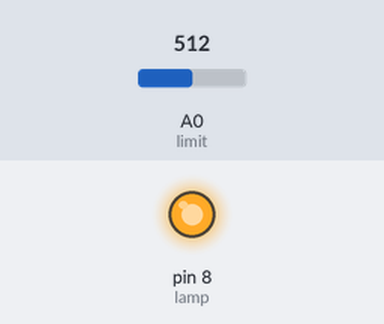
This sketch was run on a simulated Arduino Uno, built with avr-gcc and run on an emulated ATmega328P. Parts: output pins drawn as LEDs (lit = HIGH). The inputs (shaded band) are chosen by the test bench; at power-on: A0 (limit) = 512. What the sketch prints to the serial monitor is not drawn.

Above: at 1.2 s.
1.3 s: A0 (limit) set to 318
3.3 s: A0 (limit) set to 288
At 3.6 s:
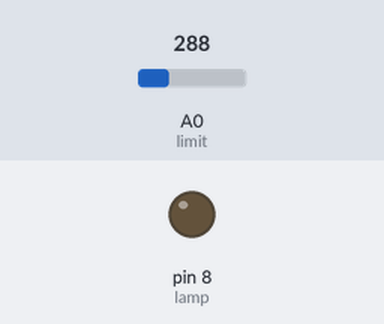
4.8 s: A0 (limit) set to 306
At 5.9 s:
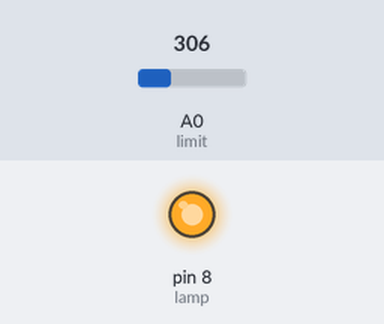
Timing chart, 0 to 7.8 s (numbered marks = the images above; inputs shaded):
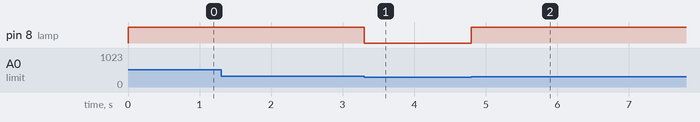

Measured:
- the behaviour switches between 301 and 300 on A0 (limit) (found by bisection; images 0 and 1)
- after the input at 1.3 s, every drawn part: stays the same
- after the input at 3.3 s, pin 8 (lamp): HIGH → LOW at once
- after the input at 4.8 s, pin 8 (lamp): LOW → HIGH at once

The sketch:

code_bobine.ino
```cpp
const int limit = A0; // bobine gauche
const int limit2 = A2; // bobine droite
const int lamp = 8;

void setup() {
  // put your setup code here, to run once:
  Serial.begin(9600);

  pinMode(limit, INPUT);
  pinMode(lamp, OUTPUT); digitalWrite(lamp, LOW);
}

void loop() {
  // put your main code here, to run repeatedly:
  int valueRead ;
  valueRead = analogRead(limit);

  if(valueRead > 300) {
    digitalWrite(lamp, HIGH);
    Serial.print("Lampe allumer :");
    Serial.print(valueRead);

  } else {
    digitalWrite(lamp, LOW);
  }
}
```
